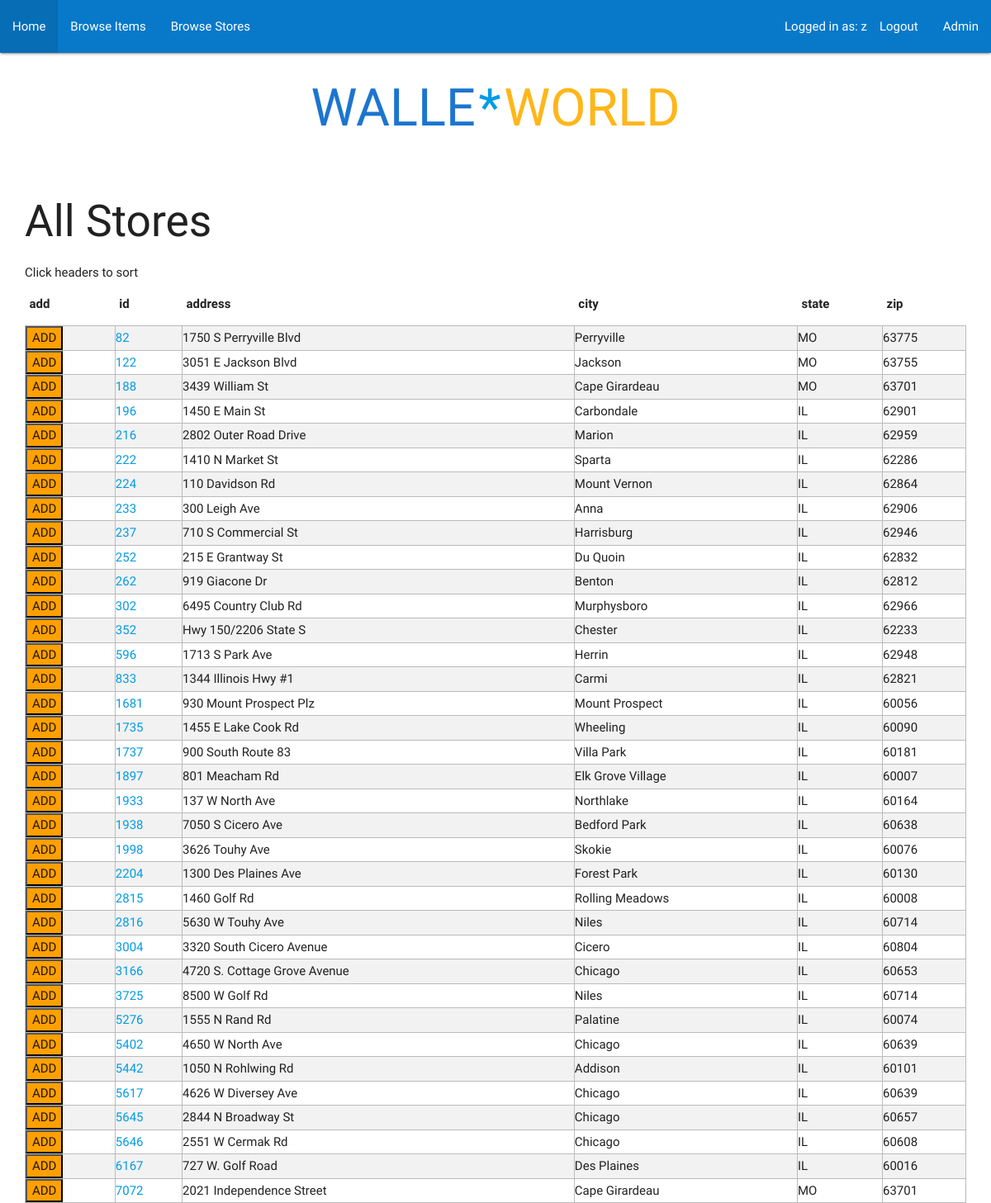
Page /browsestores (signed in) on the committed database.
### tables this page shows
CREATE TABLE stores (
  id integer primary key not null,
  street text not null,
  distance numeric not null,
  city text not null,
  state text not null,
  zip integer not null,
  coords numeric not null
);

### application.py (the view)
@app.route('/browsestores', methods=['GET'])
@login_required
def browsestores():
    db = get_db()
    stores = query_db('SELECT id, city, state, street, zip FROM stores')
    return render_template("browsestores.html", stores=stores)

### application.py (called while the page is built)
def connect_db():
    rv = sqlite3.connect(app.config['DATABASE'])
    rv.row_factory = sqlite3.Row
    return rv

def query_db(query, args=(), one=False):
    cur = get_db().execute(query, args)
    rv = cur.fetchall()
    cur.close()
    return (rv[0] if rv else None) if one else rv

def get_db():
    if not hasattr(g, 'sqlite_db'):
        g.sqlite_db = connect_db()
    return g.sqlite_db

### helpers.py (called while the page is built)
def login_required(f):
    @wraps(f)
    def decorated_function(*args, **kwargs):
        if session.get("user_id") is None:
            return redirect("/login")
        return f(*args, **kwargs)
    return decorated_function

### templates/browsestores.html (shortened to what this page needs)
{% extends "layout.html" %}
{% block body %}
<h2>All Stores</h2>
Click headers to sort
<table class="striped tablesorter" id="allstores">
    <thead>
  <tr><th>add</th><th>id</th><th>address</th><th>city</th><th>state</th><th>zip</th></tr>
  </thead>
<tbody>
{%for store in stores%}
<tr>
<td><button class="waves-effect waves-light amber darken-2 btn-small" id="{{store.id}}.add" onclick="addStore()">ADD</button></td>
<td><a href="/store?store={{store.id}}">{{store.id}}</a></td> <td>{{store.street}}</td><td>{{store.city}}</td><td>{{store.state}}</td><td>{{store.zip}}</td>
</tr>
{%endfor%}
</tbody>
</table>
{% endblock %}

### static/style.css (style rules this page uses)
td { padding:0; border: 1px solid #bbbbbb; }

### rows in the picture
stores: id "82", street "1750 S Perryville Blvd", city "Perryville", state "MO", zip "63775"
stores: id "122", street "3051 E Jackson Blvd", city "Jackson", state "MO", zip "63755"
stores: id "188", street "3439 William St", city "Cape Girardeau", state "MO", zip "63701"
stores: id "196", street "1450 E Main St", city "Carbondale", state "IL", zip "62901"
stores: id "216", street "2802 Outer Road Drive", city "Marion", state "IL", zip "62959"
stores: id "222", street "1410 N Market St", city "Sparta", state "IL", zip "62286"
stores: id "224", street "110 Davidson Rd", city "Mount Vernon", state "IL", zip "62864"
stores: id "233", street "300 Leigh Ave", city "Anna", state "IL", zip "62906"
stores: id "237", street "710 S Commercial St", city "Harrisburg", state "IL", zip "62946"
stores: id "252", street "215 E Grantway St", city "Du Quoin", state "IL", zip "62832"
stores: id "262", street "919 Giacone Dr", city "Benton", state "IL", zip "62812"
stores: id "302", street "6495 Country Club Rd", city "Murphysboro", state "IL", zip "62966"
stores: id "352", street "Hwy 150/2206 State S", city "Chester", state "IL", zip "62233"
stores: id "596", street "1713 S Park Ave", city "Herrin", state "IL", zip "62948"
stores: id "833", street "1344 Illinois Hwy #1", city "Carmi", state "IL", zip "62821"
stores: id "1681", street "930 Mount Prospect Plz", city "Mount Prospect", state "IL", zip "60056"
stores: id "1735", street "1455 E Lake Cook Rd", city "Wheeling", state "IL", zip "60090"
stores: id "1737", street "900 South Route 83", city "Villa Park", state "IL", zip "60181"
stores: id "1897", street "801 Meacham Rd", city "Elk Grove Village", state "IL", zip "60007"
stores: id "1933", street "137 W North Ave", city "Northlake", state "IL", zip "60164"
stores: id "1938", street "7050 S Cicero Ave", city "Bedford Park", state "IL", zip "60638"
stores: id "1998", street "3626 Touhy Ave", city "Skokie", state "IL", zip "60076"
stores: id "2204", street "1300 Des Plaines Ave", city "Forest Park", state "IL", zip "60130"
stores: id "2815", street "1460 Golf Rd", city "Rolling Meadows", state "IL", zip "60008"
stores: id "2816", street "5630 W Touhy Ave", city "Niles", state "IL", zip "60714"
stores: id "3004", street "3320 South Cicero Avenue", city "Cicero", state "IL", zip "60804"
stores: id "3166", street "4720 S. Cottage Grove Avenue", city "Chicago", state "IL", zip "60653"
stores: id "3725", street "8500 W Golf Rd", city "Niles", state "IL", zip "60714"
stores: id "5276", street "1555 N Rand Rd", city "Palatine", state "IL", zip "60074"
stores: id "5402", street "4650 W North Ave", city "Chicago", state "IL", zip "60639"
stores: id "5442", street "1050 N Rohlwing Rd", city "Addison", state "IL", zip "60101"
stores: id "5617", street "4626 W Diversey Ave", city "Chicago", state "IL", zip "60639"
stores: id "5645", street "2844 N Broadway St", city "Chicago", state "IL", zip "60657"
stores: id "5646", street "2551 W Cermak Rd", city "Chicago", state "IL", zip "60608"
stores: id "6167", street "727 W. Golf Road", city "Des Plaines", state "IL", zip "60016"
stores: id "7072", street "2021 Independence Street", city "Cape Girardeau", state "MO", zip "63701"

### other values in the picture
{{ session.username }} "z"
